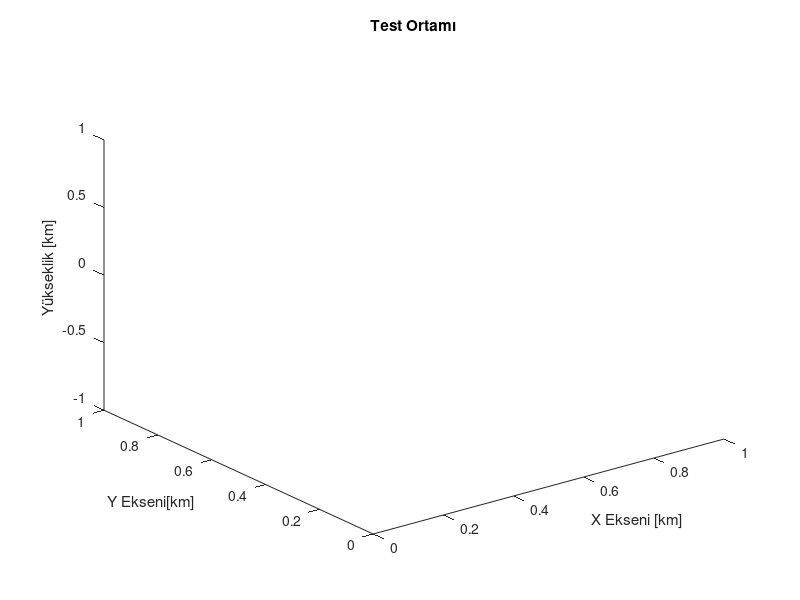

Here is the MATLAB script that generated this plot: (Note: this script raises an error after producing the figure.)
%% Cleaning - Temizlik Islemleri
clc; clear; close all;

%% MAP
% Constants - Sabitler
MAP.X_MIN_LIMIT = -100;
MAP.X_MAX_LIMIT =  100;
MAP.Y_MIN_LIMIT = -100;
MAP.Y_MAX_LIMIT =  100;
MAP.Z_MIN_LIMIT =    0;
MAP.Z_MAX_LIMIT =   15;
MAP.STEP        =    1;

% System Variable - Sistem Degsikenleri
[MAP.X, MAP.Y]  = meshgrid(MAP.X_MIN_LIMIT:MAP.STEP:MAP.X_MAX_LIMIT, MAP.Y_MIN_LIMIT:MAP.STEP:MAP.Y_MAX_LIMIT);
MAP.Z = zeros(size(MAP.X));

% 3D MAP Settings - 3D Harita Ayarlari
figure;
hold on;
xlabel('X Ekseni [km]'); ylabel('Y Ekseni[km]'); zlabel('Yükseklik [km]');
title('Test Ortamı');
axis tight;
view(3);

% 3D MAP BUILD
MAP.Z = highlandBuilder(MAP,MAP.X_MAX_LIMIT,0.01,MAP.Y_MAX_LIMIT,0.01,MAP.Z_MAX_LIMIT);
MAP.Z = highlandBuilder(MAP,16,20,2,3,12);
MAP.Z = highlandBuilder(MAP,-30,20,-20,30,8);
MAP.Z = highlandBuilder(MAP,60,10,60,4,10);
MAP.Z = highlandBuilder(MAP,80,10,-60,2,5);
% MAP.Z = radarBuilder(MAP,-5,3,0,10);
% MAP.Z = radarBuilder(MAP,-60,60,0,10);


%% OTHER
N = 100; % Gösterilecek geçmiş adım sayısı
path1X = [-95];
path1Y = [-95];
path1Z = [0];
path2X = [100];
path2Y = [-97];
path2Z = [0];

plot3(42, 33, 4, 'ro', 'MarkerSize',3, 'MarkerFaceColor', 'r');
hPoint = plot3(-95, -95, 0, 'ro', 'MarkerSize', 3, 'MarkerFaceColor', 'g');

p1 = pso3D(MAP,[-95,-95,0],[42,33,4]);
p2 = pso3D(MAP,[100,-97,0],[42,33,4]);
while true
    p1 = p1.calculatePosition();
    p2 = p2.calculatePosition();

    % Geçmiş konumları diziye ekle
    path1X = [path1X, p1.gBestLocation.x];
    path1Y = [path1Y, p1.gBestLocation.y];
    path1Z = [path1Z, p1.gBestLocation.z];

    path2X = [path2X, p2.gBestLocation.x];
    path2Y = [path2Y, p2.gBestLocation.y];
    path2Z = [path2Z, p2.gBestLocation.z];

    % Yalnızca son N noktayı göster
    if length(path1X) > N
        path1X = path1X(end-N+1:end);
        path1Y = path1Y(end-N+1:end);
        path1Z = path1Z(end-N+1:end);
    end


    if length(path2X) > N
        path2X = path2X(end-N+1:end);
        path2Y = path2Y(end-N+1:end);
        path2Z = path2Z(end-N+1:end);
    end

    % Noktayı güncelle
    set(hPoint, 'XData', p1.gBestLocation.x, 'YData', p1.gBestLocation.y, 'ZData', p1.gBestLocation.z);
    % Yolu çiz (her iterasyonda çizgiyi güncelle)
    plot3(path1X, path1Y, path1Z, 'g-', 'LineWidth', 2);  % Geçmiş yol çizgisi
    plot3(path2X, path2Y, path2Z, 'b-', 'LineWidth', 2);  % Geçmiş yol çizgisi
    drawnow; % Gerçek zamanlı güncelleme

    pause(0.1); % Küçük bir bekleme süresi ekleyerek animasyonu akıcı hale getir

end

